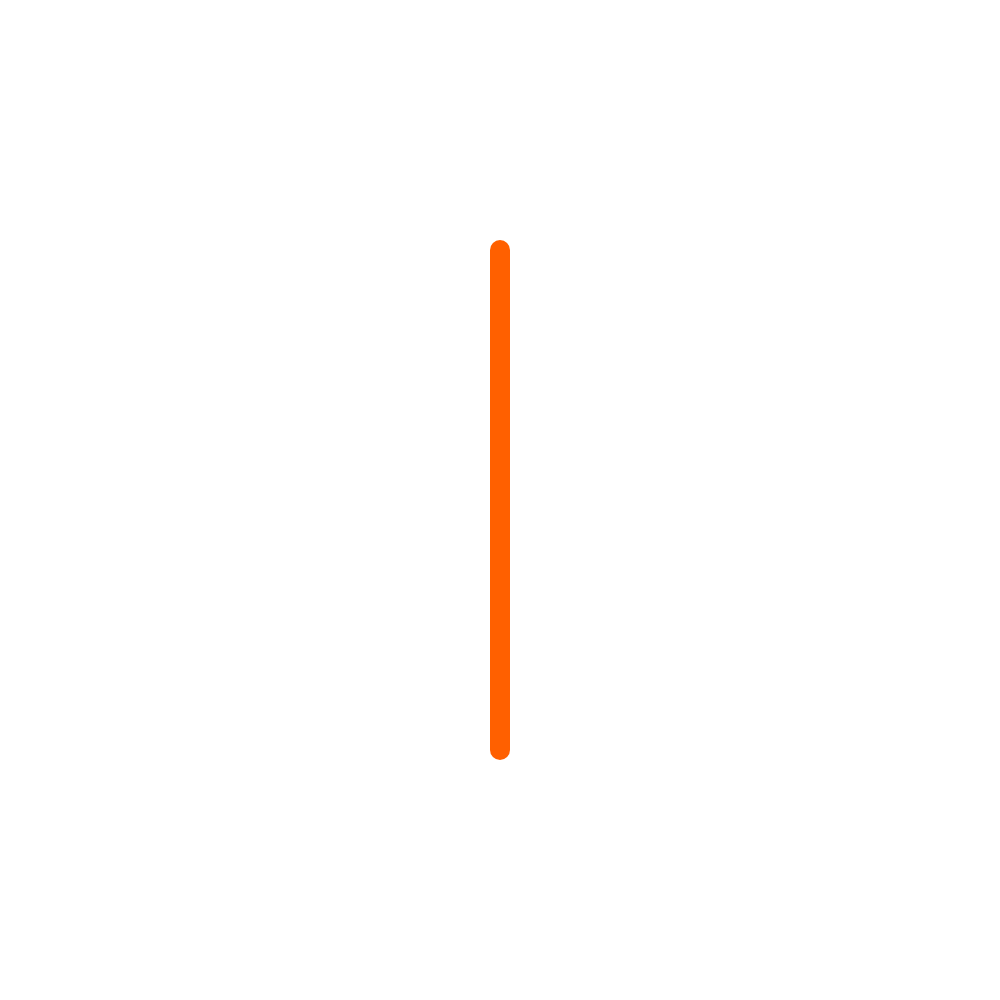
Frame 1 (no input)
Frame 60 (no input): identical to frame 1, image omitted
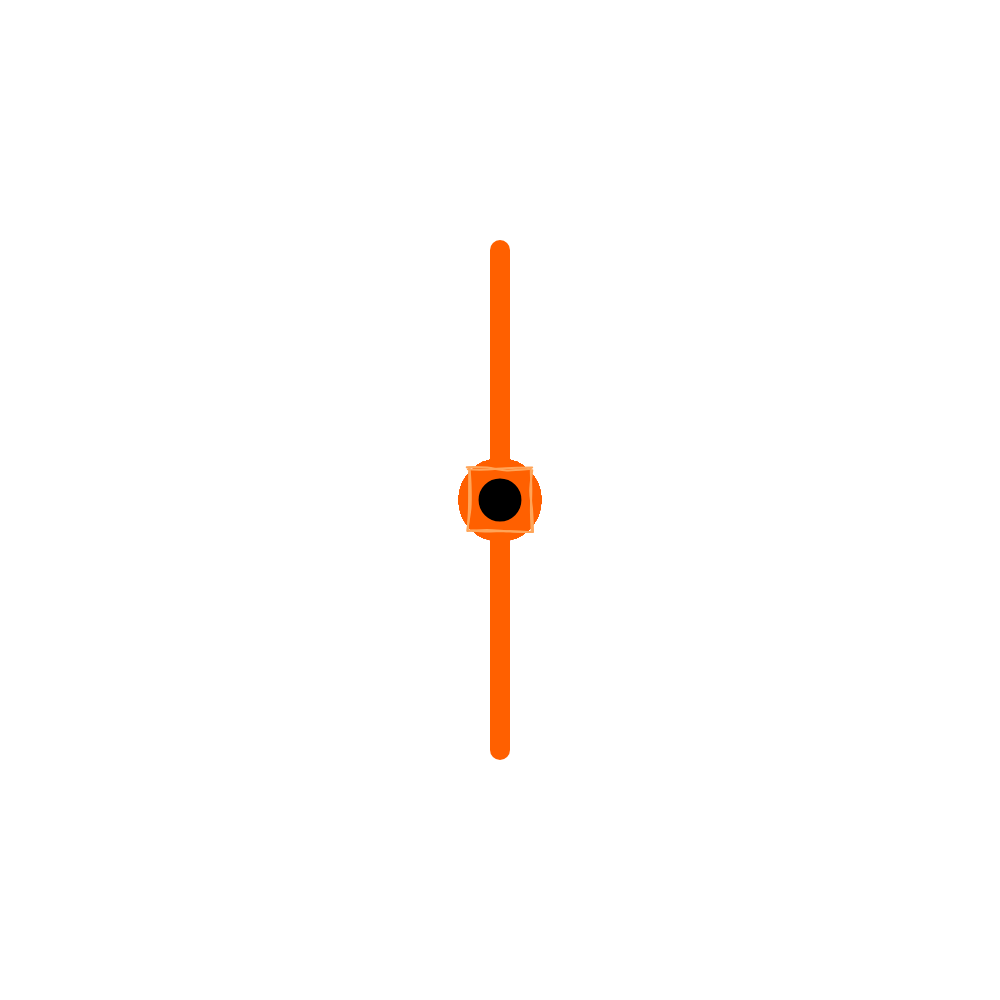
Frame 120 (the mouse pressed at the canvas centre since frame 60)

The p5.js sketch that drew these frames (run headless with seeded random() and noise() and a simulated clock; from frame 60 on, the mouse is pressed at the canvas centre):

// p5.js sketch
// ── sketch.js
// I didn't get the desired effect of the letter 'I' to be revealed gradually as the user genereates shapes.
// got tired creating this code, as it is quite complex
let scribbles = [];
let mask;

function setup() {
  createCanvas(1000, 1000);
  noFill();
  strokeWeight(2);


  mask = createGraphics(width, height);
  mask.background(255);
  mask.fill(0);
  mask.stroke(0);
  mask.strokeWeight(20);
  mask.stroke(255, 96, 0); // Set the stroke color of the letter to red
  let letterWidth = width / 5;
  let letterHeight = height / 2;
  let letterX = width / 2 - letterWidth / 2;
  let letterY = height / 2 - letterHeight / 2;
  mask.line(letterX + letterWidth / 2, letterY, letterX + letterWidth / 2, letterY + letterHeight);
}

function draw() {
  background(69, 69, 69);

  // Draw the mask on top of the canvas
  image(mask, 0, 0);

  // Drawing the scribbles on top of the mask
  for (let i = 0; i < scribbles.length; i++) {
    let scribble = scribbles[i];
    stroke(255, 165, 89);
    scribble.show();
    scribble.reveal();
  }
}

function mousePressed() {
  // Create a new ScribbleShape object and add it to the array
  let newScribble = new ScribbleShape(mouseX, mouseY, random(20, 80));
  scribbles.push(newScribble);
}

class ScribbleShape {
  constructor(x, y, size) {
    this.x = x;
    this.y = y;
    this.size = size;
    this.scribble = new Scribble();
  }

  show() {
    this.scribble.scribbleRect(this.x, this.y, this.size, this.size);
  }

  reveal() {
    let d = dist(this.x, this.y, width / 2, height / 2);
    let letterWidth = width / 5;
    let letterHeight = height / 2;
    let letterX = width / 2 - letterWidth / 2;
    let letterY = height / 2 - letterHeight / 2;
    if (d < this.size) {
      // Calculate the position of the reveal mask based on the position of the scribble
      let revealX = map(this.x, letterX, letterX + letterWidth, 0, width);
      let revealY = map(this.y, letterY, letterY + letterHeight, 0, height);

      // Update the mask to reveal the my favorite letter
      mask.ellipse(revealX, revealY, this.size, this.size);
    }
  }
}

// ── p5.scribble.js
/*
This file contains functions for drawing 2d primitives with a handy sketchy look in p5.js.

Author: Janneck Wullschleger in 07/2016
Web: http://itsjw.de
Mail: jw@itsjw.de

Updated: 24.02.2017 to use with a reference to the p5 instance.
Just put it in as param to the constructor.

Much of the source code is taken from the handy library for processing,
written by Jo Wood, giCentre, City University London based on an idea by Nikolaus Gradwohl.
The handy library is licensed under the GNU Lesser General Public License: http://www.gnu.org/licenses/.
*/

function Scribble(p) {
    this.sketch = p || window;
    this.bowing = 1;
    this.roughness = 1;
    this.maxOffset = 2;
    this.numEllipseSteps = 9;
    this.ellipseInc = (Math.PI*2)/this.numEllipseSteps;
  
    this.getOffset = function( minVal, maxVal ) {
      return this.roughness*(this.sketch.random()*(maxVal-minVal)+minVal);
    }
  
    this.buildEllipse = function( cx, cy, rx, ry, offset, overlap ) {
      var radialOffset = this.getOffset( -0.5, 0.5 )-Math.PI/2;
  
      this.sketch.beginShape();
      this.sketch.curveVertex( this.getOffset( -offset, offset )+cx+0.9*rx*Math.cos( radialOffset-this.ellipseInc ),
          this.getOffset( -offset, offset )+cy+0.9*ry*Math.sin( radialOffset-this.ellipseInc ) );
  
      for ( var theta = radialOffset; theta < Math.PI*2+radialOffset-0.01; theta+=this.ellipseInc ) {
        this.sketch.curveVertex( this.getOffset( -offset, offset )+cx+rx*Math.cos( theta ),
            this.getOffset( -offset, offset )+cy+ry*Math.sin( theta ) );
      }
  
      this.sketch.curveVertex( this.getOffset( -offset, offset )+cx+rx*Math.cos( radialOffset+Math.PI*2+overlap*0.5 ),
          this.getOffset( -offset, offset )+cy+ry*Math.sin( radialOffset+Math.PI*2+overlap*0.5 ) );
  
      this.sketch.curveVertex( this.getOffset( -offset, offset )+cx+0.98*rx*Math.cos( radialOffset+overlap ),
          this.getOffset( -offset, offset )+cy+0.98*ry*Math.sin( radialOffset+overlap ) );
  
      this.sketch.curveVertex( this.getOffset( -offset, offset )+cx+0.9*rx*Math.cos( radialOffset+overlap*0.5 ),
          this.getOffset( -offset, offset )+cy+0.9*ry*Math.sin( radialOffset+overlap*0.5 ) );
      this.sketch.endShape();
    }
  
    this.getIntersectingLines = function( lineCoords, xCoords, yCoords ) {
      var intersections = [];
      var s1 = new Segment( lineCoords[0], lineCoords[1], lineCoords[2], lineCoords[3] );
  
      for ( var i = 0; i < xCoords.length; i++ ) {
        var s2 = new Segment( xCoords[i], yCoords[i], xCoords[(i+1)%xCoords.length], yCoords[(i+1)%xCoords.length] );
  
        if ( s1.compare(s2) == Relation.INTERSECTS ) {
          intersections.push( [s1.getIntersectionX(), s1.getIntersectionY()] );
        }
      }
      return intersections;
    }
  
    this.scribbleLine = function( x1, y1, x2, y2 ) {
      var lenSq = (x1-x2)*(x1-x2) + (y1-y2)*(y1-y2);
      var offset = this.maxOffset;
  
      if ( this.maxOffset*this.maxOffset*100 > lenSq ) {
        offset = Math.sqrt( lenSq )/10;
      }
  
      var halfOffset = offset/2;
      var divergePoint = 0.2 + this.sketch.random()*0.2;
      var midDispX = this.bowing*this.maxOffset*(y2-y1)/200;
      var midDispY = this.bowing*this.maxOffset*(x1-x2)/200;
      midDispX = this.getOffset( -midDispX, midDispX );
      midDispY = this.getOffset( -midDispY, midDispY );
  
      this.sketch.noFill();
  
      this.sketch.beginShape();
      this.sketch.vertex(     x1 + this.getOffset( -offset, offset ), y1 + this.getOffset( -offset, offset ) );
      this.sketch.curveVertex(x1 + this.getOffset( -offset, offset ), y1 + this.getOffset( -offset, offset ) );
      this.sketch.curveVertex(midDispX+x1+(x2 -x1)*divergePoint + this.getOffset( -offset, offset ), midDispY+y1 + (y2-y1)*divergePoint + this.getOffset( -offset, offset ) );
      this.sketch.curveVertex(midDispX+x1+2*(x2-x1)*divergePoint + this.getOffset( -offset, offset ), midDispY+y1+ 2*(y2-y1)*divergePoint + this.getOffset( -offset,offset ) );
      this.sketch.curveVertex(x2 + this.getOffset( -offset, offset ), y2 + this.getOffset( -offset, offset ) );
      this.sketch.vertex(     x2 + this.getOffset( -offset, offset ), y2 + this.getOffset( -offset, offset ) );
      this.sketch.endShape();
  
      this.sketch.beginShape();
      this.sketch.vertex(     x1 + this.getOffset( -halfOffset, halfOffset ), y1 + this.getOffset( -halfOffset, halfOffset ) );
      this.sketch.curveVertex(x1 + this.getOffset( -halfOffset, halfOffset ), y1 + this.getOffset( -halfOffset, halfOffset ) );
      this.sketch.curveVertex(midDispX+x1+(x2 -x1)*divergePoint + this.getOffset( -halfOffset, halfOffset ), midDispY+y1 + (y2-y1)*divergePoint + this.getOffset( -halfOffset, halfOffset ) );
      this.sketch.curveVertex(midDispX+x1+2*(x2-x1)*divergePoint + this.getOffset( -halfOffset, halfOffset ), midDispY+y1+ 2*(y2-y1)*divergePoint + this.getOffset( -halfOffset, halfOffset ) );
      this.sketch.curveVertex(x2 + this.getOffset( -halfOffset, halfOffset ), y2 + this.getOffset( -halfOffset, halfOffset ) );
      this.sketch.vertex(     x2 + this.getOffset( -halfOffset, halfOffset ), y2 + this.getOffset( -halfOffset, halfOffset ) );
      this.sketch.endShape();
    }
  
    this.scribbleCurve = function( x1, y1, x2, y2, x3, y3, x4, y4 ) {
      this.sketch.bezier(  x1+this.getOffset( -2, 2 ), y1+this.getOffset( -2, 2 ),
               x3+this.getOffset( -4, 4 ), y3+this.getOffset( -3, 3 ),
               x4+this.getOffset( -3, 3 ), y4+this.getOffset( -3, 3 ),
               x2+this.getOffset( -1, 1 ), y2+this.getOffset( -1, 1 ) );
  
      this.sketch.bezier(  x1+this.getOffset( -2, 2 ), y1+this.getOffset( -2, 2 ),
               x3+this.getOffset( -3, 3 ), y3+this.getOffset( -3, 3 ),
               x4+this.getOffset( -3, 3 ), y4+this.getOffset( -4, 4 ),
               x2+this.getOffset( -2, 2 ), y2+this.getOffset( -2, 2 ) );
    }
  
    this.scribbleRect = function( x, y, w, h ) {
      var halfWidth = w/2;
      var halfHeight = h/2;
      var left   = Math.min( x-halfWidth, x+halfWidth );
      var right  = Math.max( x-halfWidth, x+halfWidth );
      var top    = Math.min( y-halfHeight, y+halfHeight );
      var bottom = Math.max( y-halfHeight, y+halfHeight );
  
        this.scribbleLine( left, top, right, top );
        this.scribbleLine( right, top, right, bottom );
        this.scribbleLine( right, bottom, left, bottom );
        this.scribbleLine( left, bottom, left, top );
    }
  
    this.scribbleRoundedRect = function( x, y, w, h, radius ) {
      var halfWidth = w/2;
      var halfHeight = h/2;
  
      if ( radius == 0 || radius > halfWidth || radius > halfHeight ) {
        this.scribbleRect( x, y, w, h );
        return;
      }
  
      var left   = Math.min( x-halfWidth, x+halfWidth );
      var right  = Math.max( x-halfWidth, x+halfWidth );
      var top    = Math.min( y-halfHeight, y+halfHeight );
      var bottom = Math.max( y-halfHeight, y+halfHeight );
  
      this.scribbleLine( left+radius, top, right-radius, top, 1.5 );
      this.scribbleLine( right, top+radius, right, bottom-radius, 1.5 );
      this.scribbleLine( right-radius, bottom, left+radius, bottom, 1.5 );
      this.scribbleLine( left, bottom-radius, left, top+radius, 1.5 );
  
      this.scribbleCurve( left+radius, top, left, top+radius, left+radius*0.1, top+radius*0.1, left+radius*0.1, top+radius*0.1 );
      this.scribbleCurve( right-radius, top, right, top+radius, right-radius*0.1, top+radius*0.1, right-radius*0.1, top+radius*0.1 );
      this.scribbleCurve( left+radius, bottom, left, bottom-radius, left+radius*0.1, bottom-radius*0.1, left+radius*0.1, bottom-radius*0.1 );
      this.scribbleCurve( right-radius, bottom, right, bottom-radius, right-radius*0.1, bottom-radius*0.1, right-radius*0.1, bottom-radius*0.1 );
    }
  
    this.scribbleEllipse = function( x, y, w, h ) {
      var rx = Math.abs(w/2);
      var ry = Math.abs(h/2);
  
      rx += this.getOffset( -rx*0.05, rx*0.05 );
      ry += this.getOffset( -ry*0.05, ry*0.05 );
  
      this.buildEllipse( x, y, rx, ry, 1, this.ellipseInc*this.getOffset( 0.1, this.getOffset( 0.4, 1 ) ) );
      this.buildEllipse( x, y, rx, ry, 1.5, 0 );
    }
  
    this.scribbleFilling = function( xCoords, yCoords, gap, angle ) {
      if ((xCoords == null) || (yCoords == null) || (xCoords.length == 0) || (yCoords.length == 0)) {
          return;
        }
  
      var hachureAngle = this.sketch.radians( angle%180 );
      var cosAngle = Math.cos( hachureAngle );
      var sinAngle = Math.sin( hachureAngle );
      var tanAngle = Math.tan( hachureAngle );
  
      var left   = xCoords[0];
      var right  = xCoords[0];
      var top    = yCoords[0];
      var bottom = yCoords[0];
  
      for ( var i = 1; i < xCoords.length; i++ ) {
        left   = Math.min( left, xCoords[i] );
        right  = Math.max( right, xCoords[i] );
        top    = Math.min( top, yCoords[i] );
        bottom = Math.max( bottom, yCoords[i] );
      }
  
      var it = new HachureIterator( top-1, bottom+1, left-1, right+1, gap, sinAngle, cosAngle, tanAngle );
      var rectCoords = null;
  
      while ( (rectCoords = it.getNextLine()) != null ) {
        var lines = this.getIntersectingLines( rectCoords, xCoords, yCoords );
  
        for ( var i = 0; i < lines.length; i+=2 ) {
          if ( i < lines.length-1 ) {
            var p1 = lines[i];
            var p2 = lines[i+1];
            this.scribbleLine( p1[0], p1[1], p2[0], p2[1], 2 );
          }
        }
      }
    }
  }
  
  
  
  function HachureIterator( _top, _bottom, _left, _right, _gap, _sinAngle, _cosAngle, _tanAngle ) {
    var sinAngle = _sinAngle;
    var tanAngle = _tanAngle;
    var top = _top;
    var bottom = _bottom;
    var left = _left;
    var right = _right;
    var gap = _gap;
  
    var pos;
    var deltaX, hGap;
    var sLeft, sRight;
  
    if (Math.abs(sinAngle) < 0.0001)  {
      pos = left+gap;
    } else if (Math.abs(sinAngle) > 0.9999) {
      pos = top+gap;
    } else {
      deltaX = (bottom-top)*Math.abs(tanAngle);
      pos = left-Math.abs(deltaX);
      hGap = Math.abs(gap / _cosAngle);
      sLeft = new Segment(left, bottom, left, top);
      sRight = new Segment(right, bottom, right, top);
    }
  
    this.getNextLine = function() {
        if (Math.abs(sinAngle) < 0.0001) {
            if (pos < right) {
                var line = [pos, top, pos, bottom];
                pos += gap;
                return line;
            }
        }	else if (Math.abs(sinAngle) > 0.9999) {
            if (pos<bottom)	{
                var line = [left, pos, right, pos];
                pos += gap;
                return line;
            }
        }	else {
            var xLower = pos-deltaX/2;
            var xUpper = pos+deltaX/2;
            var yLower = bottom;
            var yUpper = top;
  
            if (pos < right+deltaX)	{
                while (((xLower < left) && (xUpper < left)) || ((xLower > right) && (xUpper > right)))	{
                    pos += hGap;
                    xLower = pos-deltaX/2;
                    xUpper = pos+deltaX/2;
  
                    if (pos > right+deltaX)	{
                        return null;
                    }
                }
  
                var s = new Segment(xLower, yLower, xUpper, yUpper);
  
                if (s.compare(sLeft) == Relation.INTERSECTS) {
                    xLower = s.getIntersectionX();
                    yLower = s.getIntersectionY();
                }
                if (s.compare(sRight) == Relation.INTERSECTS)	{
                    xUpper = s.getIntersectionX();
                    yUpper = s.getIntersectionY();
                }
                if (tanAngle > 0)	{
                    xLower = right-(xLower-left);
                    xUpper = right-(xUpper-left);
                }
  
                var line = [xLower, yLower, xUpper, yUpper];
                pos += hGap;
                return line;
            }
        }
        return null;
    }
  }
  
  function Segment( _x1, _y1, _x2, _y2 ) {
    var x1 = _x1;
    var y1 =_y1;
    var x2 = _x2;
    var y2 = _y2;
    var a, b, c;
    var undef;
    var xi = Number.MAX_VALUE;
    var yi = Number.MAX_VALUE;
  
    a=y2-y1;
    b=x1-x2;
    c=x2*y1-x1*y2;
  
    if ((a==0) && (b==0) && (c==0)) {
      undef = true;
    } else {
      undef = false;
    }
  
    this.compare = function( otherSegment ) {
      if ((this.isUndefined()) || (otherSegment.isUndefined())) {
        return Relation.UNDEFINED;
      }
  
      var grad1 = Number.MAX_VALUE;
      var grad2 = Number.MAX_VALUE;
      var int1 = 0;
      var int2 = 0;
  
      if (Math.abs(b) > 0.00001) {
        grad1 = -a/b;
        int1  = -c/b;
      }
  
      if (Math.abs(otherSegment.getB()) > 0.00001) {
        grad2 = -otherSegment.getA()/otherSegment.getB();
        int2  = -otherSegment.getC()/otherSegment.getB();
      }
  
      if (grad1 == Number.MAX_VALUE) {
        if (grad2 == Number.MAX_VALUE)  {
          if (-c/a != -otherSegment.getC()/otherSegment.getA()) {
            return Relation.SEPARATE;
          }
  
          if ((y1 >= Math.min(otherSegment.getPy1(),otherSegment.getPy2())) &&
              (y1 <= Math.max(otherSegment.getPy1(),otherSegment.getPy2()))) {
            xi = x1;
            yi = y1;
            return Relation.INTERSECTS;
          }
  
          if ((y2 >= Math.min(otherSegment.getPy1(),otherSegment.getPy2())) &&
              (y2 <= Math.max(otherSegment.getPy1(),otherSegment.getPy2()))) {
            xi = x2;
            yi = y2;
            return Relation.INTERSECTS;
          }
  
          return Relation.SEPARATE;
        }
  
        xi = x1;
        yi = grad2*xi+int2;
  
        if (((y1-yi)*(yi-y2) < -0.00001) || ((otherSegment.getPy1()-yi)*(yi-otherSegment.getPy2()) < -0.00001)) {
          return Relation.SEPARATE;
        }
  
        if (Math.abs(otherSegment.getA()) < 0.00001) {
          if ((otherSegment.getPx1()-xi)*(xi-otherSegment.getPx2()) < -0.00001) {
            return Relation.SEPARATE;
          }
          return Relation.INTERSECTS;
        }
        return Relation.INTERSECTS;
      }
  
      if (grad2 == Number.MAX_VALUE) {
        xi = otherSegment.getPx1();
        yi = grad1*xi+int1;
  
        if (((otherSegment.getPy1()-yi)*(yi-otherSegment.getPy2()) < -0.00001) || ((y1-yi)*(yi-y2) < -0.00001)) {
          return Relation.SEPARATE;
        }
  
        if (Math.abs(a) < 0.00001) {
          if ((x1-xi)*(xi-x2) < -0.00001) {
            return Relation.SEPARATE;
          }
          return Relation.INTERSECTS;
        }
        return Relation.INTERSECTS;
      }
  
      if (grad1 == grad2) {
        if (int1 != int2) {
          return Relation.SEPARATE;
        }
  
        if ((x1 >= Math.min(otherSegment.getPx1(),otherSegment.getPx2())) &&
          (x1 <= Math.max(otherSegment.getPy1(),otherSegment.getPy2()))) {
          xi = x1;
          yi = y1;
          return Relation.INTERSECTS;
        }
  
        if ((x2 >= Math.min(otherSegment.getPx1(),otherSegment.getPx2())) &&
          (x2 <= Math.max(otherSegment.getPx1(),otherSegment.getPx2()))) {
          xi = x2;
          yi = y2;
          return Relation.INTERSECTS;
        }
  
        return Relation.SEPARATE;
      }
  
      xi = (int2-int1)/(grad1-grad2);
      yi = grad1*xi + int1;
  
      if (((x1-xi)*(xi-x2) < -0.00001) || ((otherSegment.getPx1()-xi)*(xi-otherSegment.getPx2()) < -0.00001)) {
        return Relation.SEPARATE;
      }
      return Relation.INTERSECTS;
    }
  
    this.getPx1 = function() {
        return x1;
    }
  
    this.getPy1 = function()	{
        return y1;
    }
  
    this.getPx2 = function() {
        return x2;
    }
  
    this.getPy2 = function() {
        return y2;
    }
  
    this.isUndefined = function() {
        return undef;
    }
  
    this.getA = function() {
        return a;
    }
  
    this.getB = function() {
        return b;
    }
  
    this.getC = function() {
        return c;
    }
  
    this.getIntersectionX = function() {
        return xi;
    }
  
    this.getIntersectionY = function() {
        return yi;
    }
  
    this.getLength = function( tx1, ty1, tx2, ty2 ) {
      var dx = tx2 - tx1;
      var dy = ty2 - ty1;
        return Math.sqrt(dx*dx + dy*dy);
    }
  
  }
  
  var Relation = { LEFT:1, RIGHT:2, INTERSECTS:3, AHEAD:4, BEHIND:5, SEPARATE:6, UNDEFINED:7 };
